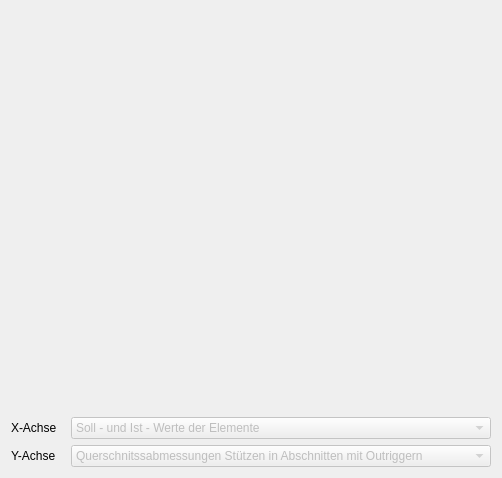
          <widget class="QWidget" name="subTab_260">
           <attribute name="title">
            <string>Übersicht Steifgkeitsverhältnis Outrigger</string>
           </attribute>
           <layout class="QGridLayout" name="gridLayout_13">
            <item row="0" column="0">
             <layout class="QVBoxLayout" name="verticalLayout_260">
              <item>
               <widget class="MplWidget" name="MplWidget_261" native="true">
                <property name="minimumSize">
                 <size>
                  <width>480</width>
                  <height>400</height>
                 </size>
                </property>
               </widget>
              </item>
              <item>
               <layout class="QHBoxLayout" name="horizontalLayout_261">
                <item>
                 <widget class="QLabel" name="label_261">
                  <property name="text">
                   <string>X-Achse</string>
                  </property>
                 </widget>
                </item>
                <item>
                 <widget class="QComboBox" name="comboBox_xAxis_261">
                  <property name="enabled">
                   <bool>false</bool>
                  </property>
                  <property name="minimumSize">
                   <size>
                    <width>420</width>
                    <height>0</height>
                   </size>
                  </property>
                  <item>
                   <property name="text">
                    <string>Soll - und Ist - Werte der Elemente</string>
                   </property>
                  </item>
                 </widget>
                </item>
               </layout>
              </item>
              <item>
               <layout class="QHBoxLayout" name="horizontalLayout_262">
                <item>
                 <widget class="QLabel" name="label_262">
                  <property name="text">
                   <string>Y-Achse</string>
                  </property>
                 </widget>
                </item>
                <item>
                 <widget class="QComboBox" name="comboBox_yAxis_262">
                  <property name="enabled">
                   <bool>false</bool>
                  </property>
                  <property name="minimumSize">
                   <size>
                    <width>420</width>
                    <height>0</height>
                   </size>
                  </property>
                  <item>
                   <property name="text">
                    <string>Querschnitssabmessungen Stützen in Abschnitten mit Outriggern</string>
                   </property>
                  </item>
                 </widget>
                </item>
               </layout>
              </item>
             </layout>
            </item>
           </layout>
          </widget>
